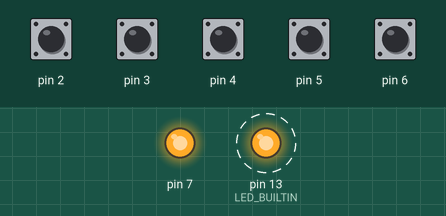
Simulated run of this sketch. Board: Arduino Uno, built with avr-gcc and run on an emulated ATmega328P. Parts: output pins drawn as LEDs (lit = HIGH). Dashed ring = blinking. The inputs (shaded band) are chosen by the test bench; at power-on: pin 2–6 HIGH. What the sketch prints to the serial monitor is not drawn.

Above: at 1.2 s.
1.3 s: pin 2 pulled LOW for 0.15 s
4.3 s: pin 3 pulled LOW for 0.15 s
7.3 s: pin 4 pulled LOW for 0.15 s
10.3 s: pin 2 pulled LOW for 1 s
13.3 s: pin 3 pulled LOW for 1 s
16.3 s: pin 4 pulled LOW for 1 s
Timing chart, 0 to 20.3 s (numbered marks = the images above; inputs shaded):
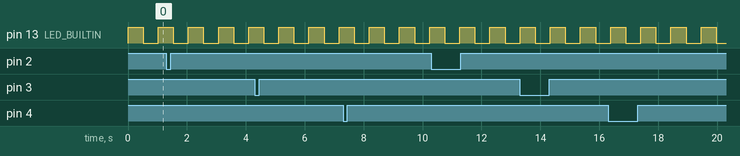

The sketch:

genosPedalBoard.ino
```cpp
#include "gpioIn.h"
#include "gpioOut.h"

#define GENOS_GPIO_IN_BOARD_VERSION "1.02"

#define MIDI_CHANNEL 0
#define MIDI_NOTEOFF 0x80
#define MIDI_NOTEON 0x90
#define MIDI_CC 0xb0
#define MIDI_DEFAULT_VELOCITY 0x7f
#define MIDI_CC_VALUE_OFF 0
#define MIDI_CC_VALUE_ON 127

#define GENOS_FINGERED_ON_BASS_CC 34
#define SUSTAIN_CC 1
#define PORTAMENTO_CC 2

/* custom config */
#define PEDAL_1_CC GENOS_FINGERED_ON_BASS_CC
#define PEDAL_2_CC SUSTAIN_CC
#define PEDAL_3_CC PORTAMENTO_CC

#define MIDI_OUT_DRV Serial
#define CONSOLE_OUT_DEV Serial
//~ #define DEBUG_ON_UART

GPIO_IN pedal_1      = GPIO_IN(2, GPIO_IN_LOGIC_AUTO);
GPIO_IN pedal_2      = GPIO_IN(3, GPIO_IN_LOGIC_AUTO);
GPIO_IN pedal_3      = GPIO_IN(4, GPIO_IN_LOGIC_AUTO);
GPIO_IN unusedPedal  = GPIO_IN(5);
GPIO_IN sustainPedal = GPIO_IN(6);
GPIO_OUT relay1      = GPIO_OUT(7, GPIO_OUT_LOGIC_REVERTED);

const char PROGMEM title[]   = "genosPedalBoard   v. " GENOS_GPIO_IN_BOARD_VERSION;
const char PROGMEM splash1[] = "Pedal             v. " GPIO_IN_VERSION;
const char PROGMEM splash2[] = "Output            v. " GPIO_OUT_VERSION;
const char PROGMEM timestamp[] = __DATE__ " " __TIME__;

void cPrint(const char* address)
{
    while(pgm_read_byte(address))
        CONSOLE_OUT_DEV.write(pgm_read_byte(address++));
}

void cPrintLn(const char* address)
{
    cPrint(address);
    CONSOLE_OUT_DEV.write('\n');
}

void noteOn(byte note)
{
    #ifdef DEBUG_ON_UART
    CONSOLE_OUT_DEV.print(MIDI_NOTEON | MIDI_CHANNEL, HEX);
    CONSOLE_OUT_DEV.write(' ');
    CONSOLE_OUT_DEV.print(note, HEX);
    CONSOLE_OUT_DEV.write(' ');
    CONSOLE_OUT_DEV.println(MIDI_DEFAULT_VELOCITY, HEX);
    #else
    MIDI_OUT_DRV.write(MIDI_NOTEON | MIDI_CHANNEL);
    MIDI_OUT_DRV.write(note);
    MIDI_OUT_DRV.write(MIDI_DEFAULT_VELOCITY);
    #endif
}

void noteOff(byte note)
{
    #ifdef DEBUG_ON_UART
    CONSOLE_OUT_DEV.print(MIDI_NOTEOFF | MIDI_CHANNEL, HEX);
    CONSOLE_OUT_DEV.write(' ');
    CONSOLE_OUT_DEV.print(note);
    CONSOLE_OUT_DEV.write(' ');
    CONSOLE_OUT_DEV.println(0);
    #else
    MIDI_OUT_DRV.write(MIDI_NOTEOFF | MIDI_CHANNEL);
    MIDI_OUT_DRV.write(note);
    MIDI_OUT_DRV.write(MIDI_DEFAULT_VELOCITY);
    #endif
}

void controlChange(byte index, byte value)
{
    #ifdef DEBUG_ON_UART
    CONSOLE_OUT_DEV.print(MIDI_CC | MIDI_CHANNEL, HEX);
    CONSOLE_OUT_DEV.write(' ');
    CONSOLE_OUT_DEV.print(index, HEX);
    CONSOLE_OUT_DEV.write(' ');
    CONSOLE_OUT_DEV.println(value, HEX);
    #else
    MIDI_OUT_DRV.write(MIDI_CC | MIDI_CHANNEL);
    MIDI_OUT_DRV.write(index);
    MIDI_OUT_DRV.write(value);
    #endif
}

void pedal1_On()
{
    controlChange(PEDAL_1_CC, MIDI_CC_VALUE_ON);
    controlChange(PEDAL_1_CC, MIDI_CC_VALUE_OFF);
}

void pedal2_On()
{
    controlChange(PEDAL_2_CC, MIDI_CC_VALUE_ON);
    //~ relay1.on();
}

void pedal3_On()
{
    controlChange(PEDAL_3_CC, MIDI_CC_VALUE_ON);
}

void unusedPedalOn()
{
    #ifdef DEBUG_ON_UART
    CONSOLE_OUT_DEV.println(F("pedal slow ON"));
    #endif
}

void sustainPedalOn()
{
    #ifdef DEBUG_ON_UART
    CONSOLE_OUT_DEV.println(F("pedal fast ON"));
    #endif
}

void pedal1_Off()
{
    controlChange(PEDAL_1_CC, MIDI_CC_VALUE_ON);
    controlChange(PEDAL_1_CC, MIDI_CC_VALUE_OFF);
}

void pedal2_Off()
{
    controlChange(PEDAL_2_CC, MIDI_CC_VALUE_OFF);
    //~ relay1.off();
}

void pedal3_Off()
{
    controlChange(PEDAL_3_CC, MIDI_CC_VALUE_OFF);
}

void unusedPedalOff()
{
}

void sustainPedalOff()
{
}

void setup()
{
    #ifdef DEBUG_ON_UART
    CONSOLE_OUT_DEV.begin(9600);
    cPrintLn(title);
    cPrintLn(splash1);
    cPrintLn(splash2);
    cPrintLn(timestamp);
    #else
    CONSOLE_OUT_DEV.begin(31250);
    #endif

    pedal_1.setPushedHandler(&pedal1_On);
    pedal_1.setReleasedHandler(&pedal1_Off);
    pedal_2.setPushedHandler(&pedal2_On);
    pedal_2.setReleasedHandler(&pedal2_Off);
    pedal_3.setPushedHandler(&pedal3_On);
    pedal_3.setReleasedHandler(&pedal3_Off);
    unusedPedal.setPushedHandler(&unusedPedalOn);
    unusedPedal.setReleasedHandler(&unusedPedalOff);
    sustainPedal.setPushedHandler(&sustainPedalOn);
    sustainPedal.setReleasedHandler(&sustainPedalOff);

    pinMode(LED_BUILTIN, OUTPUT);
}

void loop()
{
    pedal_1.sequencer();
    pedal_2.sequencer();
    pedal_3.sequencer();
    unusedPedal.sequencer();
    sustainPedal.sequencer();
    relay1.sequencer();

    if(millis() & 0x200)
        digitalWrite(LED_BUILTIN, 0);
    else
        digitalWrite(LED_BUILTIN, 1);
}
```

gpioIn.cpp
```cpp
#include "gpioIn.h"

/*******************/
/* Private methods */
/*******************/

/******************/
/* Public methods */
/******************/

GPIO_IN::GPIO_IN(int _pin)
{
    pin = _pin;
    logic = GPIO_IN_LOGIC_NORMAL;
    pinMode(pin, INPUT_PULLUP);
    previousState = 1;
    pushedHandler = 0;
    releasedHandler = 0;
}

GPIO_IN::GPIO_IN(int _pin, byte _logic)
{
    pin = _pin;
    pinMode(pin, INPUT_PULLUP);
    bool init_state = digitalRead(pin);
    previousState = init_state;
    switch(_logic)
    {
        case GPIO_IN_LOGIC_NORMAL:
            logic = 0;
            break;
        case GPIO_IN_LOGIC_REVERTED:
            logic = 1;
            break;
        case GPIO_IN_LOGIC_AUTO:
            logic = !init_state;
            break;
    }
    pushedHandler = 0;
    releasedHandler = 0;
}

void GPIO_IN::setPushedHandler(GPIO_IN_CB handler)
{
    pushedHandler = handler;
}

void GPIO_IN::setReleasedHandler(GPIO_IN_CB handler)
{
    releasedHandler = handler;
}

void GPIO_IN::sequencer()
{
    byte new_state = digitalRead(pin);
    if(new_state != previousState)
    {
        if(new_state ^ logic)
        {
            if(releasedHandler)
                releasedHandler();
        }
        else
        {
            if(pushedHandler)
                pushedHandler();
        }
       previousState = new_state;
    }
}
```

gpioIn.h
```cpp
#ifndef GPIO_IN_h
#define GPIO_IN_h

#include <Arduino.h>

#define GPIO_IN_VERSION "1.02"

#define GPIO_IN_LOGIC_NORMAL 0
#define GPIO_IN_LOGIC_REVERTED 1
#define GPIO_IN_LOGIC_AUTO 2

typedef void (*GPIO_IN_CB)();

class GPIO_IN
{
    public:
        GPIO_IN(int _pin);
        GPIO_IN(int _pin, byte _logic);
        void setPushedHandler(GPIO_IN_CB handler);
        void setReleasedHandler(GPIO_IN_CB handler);
        void sequencer();

    private:
        int pin;
        bool logic;
        byte previousState;
        GPIO_IN_CB pushedHandler;
        GPIO_IN_CB releasedHandler;
};

#endif
```

gpioOut.cpp
```cpp
#include "gpioOut.h"

/*******************/
/* Private methods */
/*******************/

void GPIO_OUT::init()
{
    running = 0;
    pinMode(pin, OUTPUT);
    off();
}

/******************/
/* Public methods */
/******************/

GPIO_OUT::GPIO_OUT(int _pin)
{
    pin = _pin;
    logic = GPIO_OUT_LOGIC_NORMAL;
    init();
}

GPIO_OUT::GPIO_OUT(int _pin, bool _logic)
{
    pin = _pin;
    logic = _logic;
    init();
}

void GPIO_OUT::on()
{
    state = logic;
    digitalWrite(pin, state);
}

void GPIO_OUT::off()
{
    state = !logic;
    digitalWrite(pin, state);
}

void GPIO_OUT::toggle()
{
    state ^= 1;
    digitalWrite(pin, state);
}

void GPIO_OUT::pulse(unsigned long duration)
{
    milestone = millis() + duration;
    running = 1;
    on();
}

void GPIO_OUT::sequencer()
{
    if(running)
    {
        if(millis() >= milestone)
        {
            running = 0;
            off();
        }
    }
}
```

gpioOut.h
```cpp
#ifndef GPIO_OUT_h
#define GPIO_OUT_h

#include <Arduino.h>

#define GPIO_OUT_VERSION "1.00"

#define GPIO_OUT_LOGIC_NORMAL 1
#define GPIO_OUT_LOGIC_REVERTED 0

typedef void (*GPIO_OUT_CB)();

class GPIO_OUT
{
    public:
        GPIO_OUT(int _pin);
        GPIO_OUT(int _pin, bool _logic);
        void on();
        void off();
        void toggle();
        void pulse(unsigned long duration);
        void sequencer();

    private:
        int pin;
        bool logic;
        bool state;
        unsigned long milestone;
        byte running;
        byte previousState;

        void init();
};

#endif
```

Measured:
- by itself, pin 13 (LED_BUILTIN): alternates HIGH for 0.51 s and LOW for 0.51 s
